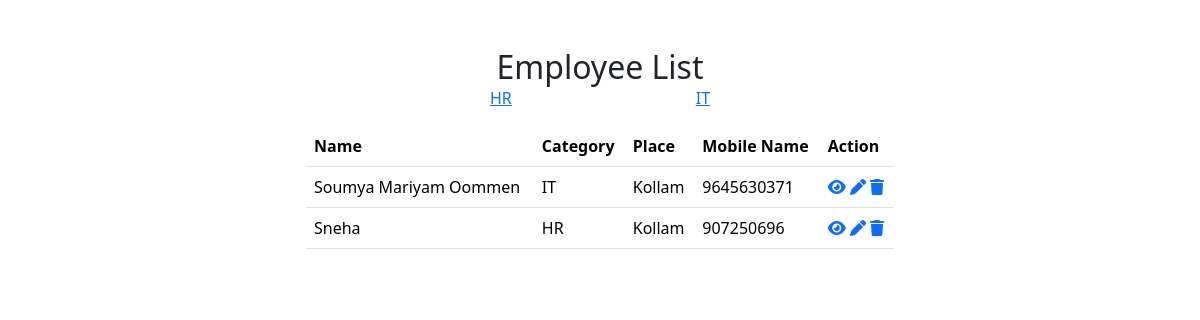
The page /employee/all/ on the database as committed earlier.
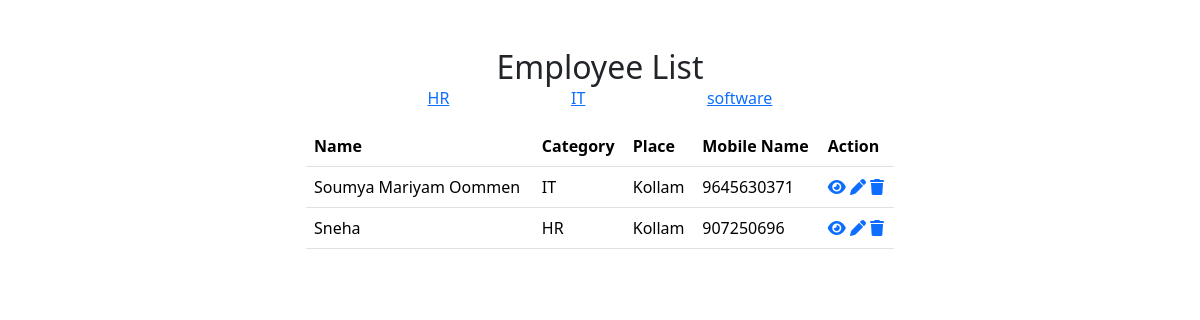
The same page on the database as committed later.
### Myapp/models.py (models this page shows, shortened)
class Category(models.Model):
    name=models.CharField(max_length=200)

class Employee(models.Model):
    name=models.CharField(max_length=200)
    category_name=models.ForeignKey(Category,on_delete=models.CASCADE)
    place=models.CharField(max_length=200)
    mobile_number=models.PositiveIntegerField()

### Myapp/views.py (the view)
# urls.py: path('employee/all/',views.EmployeeListView.as_view(),name="employee-list"),
class EmployeeListView(View):
    def get(self, request, *args, **kwargs):
        qs = Employee.objects.all()
        cator=Category.objects.all()
        cat = request.GET.get("category")
        print(cat)
        if cat:
            qs = qs.filter(category_name__name = cat)
        return render(request,"employee_list.html",{"data":qs,"cat":cator})

### Myapp/templates/employee_list.html (shortened to what this page needs)
<!DOCTYPE html>
<html lang="en">
<head>
  <link href="https://cdn.jsdelivr.net/npm/bootstrap@5.3.3/dist/css/bootstrap.min.css" rel="stylesheet"
>
  <link rel="stylesheet" href="https://cdnjs.cloudflare.com/ajax/libs/font-awesome/6.5.2/css/all.min.css">
</head>
<body>
  <div class="row mt-5">
      <div class="col-3"></div>
      <div class="col-6">
        <h2 class="card-title text-center">Employee List</h2>
        <div class="d-flex justify-content-evenly">
          {%for c in cat %}
          <p><a href="{%url 'employee-list'%}?category={{c.name}}">{{c.name}}</a></p>
          {%endfor%}
        </div>
        <table class="table">
          <thead>
            <tr>
              <th scope="col">Name</th>
              <th scope="col">Category</th>
              <th scope="col">Place</th>
              <th scope="col">Mobile Name</th>
              <th scope="col">Action</th>
            </tr>
          </thead>
          {%for t in data%}
          <tbody>
            <tr>
              <td>{{t.name}}</td>
              <td>{{t.category_name.name}}</td>
              <td>{{t.place}}</td>
              <td>{{t.mobile_number}}</td>
              <td>
                <a href="{%url 'employee-detail' t.id%}"><i class="fa-solid fa-eye"></i></a>
                <a href="{%url 'employee-update' t.id%}"><i class="fa-solid fa-pen"></i></a>
                <a href="{%url 'employee-delete' t.id%}"><i class="fa-solid fa-trash"></i></a>
            </td>
            </tr>
          </tbody>
          {%endfor%}
        </table>
      </div>
      <div class="col-3"></div>
    </div>
</body>
</html>

Rows that differ between the two databases and show on the page:
added Category: name "software"
